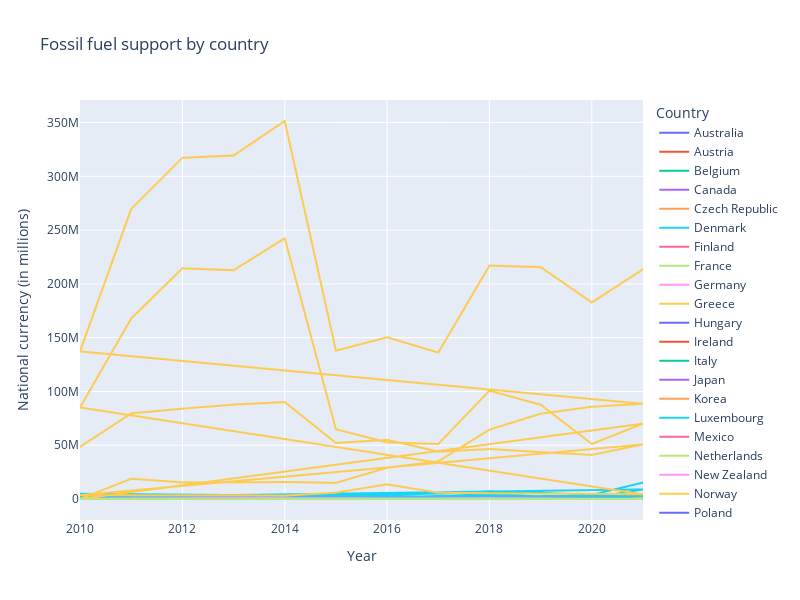

The notebook cell saved with this chart:
### Code cell
fig = px.line(df_dollar, 
              x='Year', 
              y='Value',  
              title='Fossil fuel support by country',
              color='Country',
              height=600,width=800)
fig.update_yaxes(
     title_text = "National currency (in millions)")
fig.show()
py.plot(fig, filename = 'Fossil fuel support', auto_open=False)
